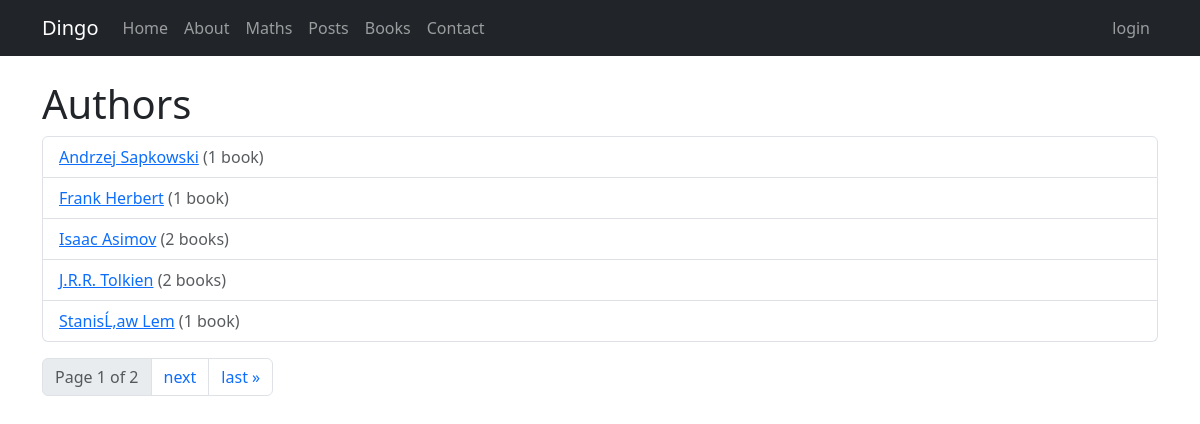
Page /books/authors/ on the committed database.
### books/models.py (models this page shows, shortened)
class Author(models.Model):
    name = models.CharField(max_length=200)
    class Meta:
        ordering = ["name"]

### books/views.py (the view)
# urls.py: path("authors/", authors_list, name="authors_list"),
def authors_list(request):
    paginator = Paginator(Author.objects.all(), 5)
    page_number = request.GET.get("page")
    authors = paginator.get_page(page_number)
    return render(request, "books/authors_list.html", {"authors": authors})

### books/templates/books/authors_list.html (shortened to what this page needs)
{% extends "base.html" %}
{% block content %}
    <h1>Authors</h1>
    <ul class="list-group mb-3">
        {% for author in authors %}
            <li class="list-group-item">
                <a href="{% url 'books:author_details' pk=author.pk %}">{{ author.name }}</a>
                <span class="text-muted">({{ author.books.count }} book{{ author.books.count|pluralize }})</span>
            </li>
        {% empty %}
            <li class="list-group-item">No authors yet.</li>
        {% endfor %}
    </ul>
    {% if authors.has_other_pages %}
        <nav>
            <ul class="pagination">
                <li class="page-item disabled"><span class="page-link">Page {{ authors.number }} of {{ authors.paginator.num_pages }}</span></li>
                {% if authors.has_next %}
                    <li class="page-item"><a class="page-link" href="?page={{ authors.next_page_number }}">next</a></li>
                    <li class="page-item"><a class="page-link" href="?page={{ authors.paginator.num_pages }}">last &raquo;</a></li>
                {% endif %}
            </ul>
        </nav>
    {% endif %}
{% endblock %}

### rows in the picture
Author: name "Andrzej Sapkowski", books.count "1"
Author: name "Frank Herbert", books.count "1"
Author: name "Isaac Asimov", books.count "2"
Author: name "J.R.R. Tolkien", books.count "2"
Author: name "StanisĹ‚aw Lem", books.count "1"

### other values in the picture
{{ authors.number }} "1"
{{ authors.paginator.num_pages }} "2"
